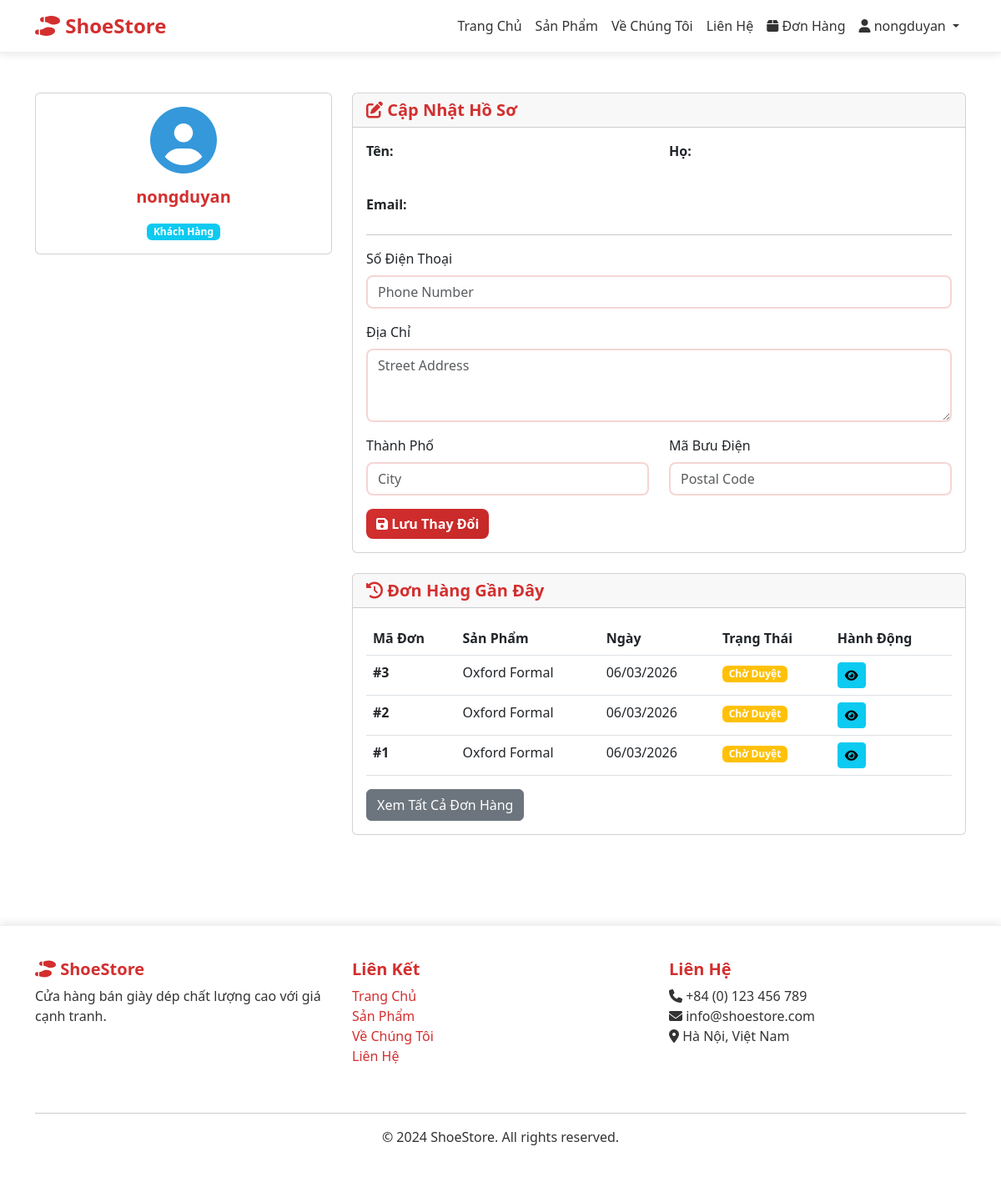
Page /profile/ (signed in) on the committed database.
### store/models.py (models this page shows, shortened)
class UserProfile(models.Model):
    user = models.OneToOneField(User, on_delete=models.CASCADE, related_name='profile')
    phone = models.CharField(max_length=20, blank=True)
    address = models.TextField(blank=True)
    city = models.CharField(max_length=100, blank=True)
    postal_code = models.CharField(max_length=20, blank=True)
    user_type = models.CharField(max_length=20, choices=USER_TYPE_CHOICES, default='customer')
    is_active = models.BooleanField(default=True)
    created_at = models.DateTimeField(auto_now_add=True)
    updated_at = models.DateTimeField(auto_now=True)
    class Meta:
        ordering = ['user__username']

class Order(models.Model):
    customer = models.ForeignKey(User, on_delete=models.CASCADE, related_name='orders')
    product = models.ForeignKey(Product, on_delete=models.CASCADE, related_name='orders')
    quantity = models.IntegerField(validators=[MinValueValidator(1)])
    total_price = models.DecimalField(max_digits=10, decimal_places=2)
    status = models.CharField(max_length=20, choices=STATUS_CHOICES, default='pending')
    notes = models.TextField(blank=True)
    is_active = models.BooleanField(default=True)
    approved_by = models.ForeignKey(User, on_delete=models.SET_NULL, null=True, blank=True, related_name='approved_orders')
    created_at = models.DateTimeField(auto_now_add=True)
    updated_at = models.DateTimeField(auto_now=True)
    approved_date = models.DateTimeField(null=True, blank=True)
    class Meta:
        ordering = ['-created_at']
        permissions = [
            ("can_approve_order", "Can approve orders"),
            ("can_reject_order", "Can reject orders"),
        ]

class Product(models.Model):
    name = models.CharField(max_length=300)
    description = models.TextField()
    price = models.DecimalField(max_digits=10, decimal_places=2, validators=[MinValueValidator(0)])
    category = models.ForeignKey(Category, on_delete=models.CASCADE, related_name='products')
    shoe_type = models.CharField(max_length=20, choices=SHOE_TYPE_CHOICES)
    size = models.CharField(max_length=10, help_text="e.g., 36, 37, 38...")
    color = models.CharField(max_length=50)
    material = models.CharField(max_length=100)
    brand = models.CharField(max_length=100)
    quantity_in_stock = models.IntegerField(default=0, validators=[MinValueValidator(0)])
    image = models.ImageField(upload_to='products/', blank=True)
    image_alt = models.CharField(max_length=200, blank=True)
    average_rating = models.FloatField(default=0, validators=[MinValueValidator(0)])
    total_reviews = models.IntegerField(default=0)
    is_featured = models.BooleanField(default=False)
    is_active = models.BooleanField(default=True)
    created_at = models.DateTimeField(auto_now_add=True)
    updated_at = models.DateTimeField(auto_now=True)
    class Meta:
        ordering = ['-created_at']
        indexes = [
            models.Index(fields=['name', 'category']),
            models.Index(fields=['price']),
        ]

### store/views.py (the view)
# urls.py: path('profile/', views.user_profile, name='user_profile'),
@login_required
def user_profile(request):
    profile = get_object_or_404(UserProfile, user=request.user)
    if request.method == 'POST':
        form = UserProfileForm(request.POST, instance=profile)
        if form.is_valid():
            form.save()
            messages.success(request, 'Profile updated successfully!')
            return redirect('user_profile')
    else:
        form = UserProfileForm(instance=profile)
    recent_orders = Order.objects.filter(customer=request.user).order_by('-created_at')[:5]
    context = {
        'form': form,
        'profile': profile,
        'recent_orders': recent_orders,
    }
    return render(request, 'store/user_profile.html', context)

### store/forms.py
class UserProfileForm(forms.ModelForm):
    class Meta:
        model = UserProfile
        fields = ['phone', 'address', 'city', 'postal_code']
        widgets = {
            'phone': forms.TextInput(attrs={'class': 'form-control', 'placeholder': 'Phone Number'}),
            'address': forms.Textarea(attrs={'class': 'form-control', 'rows': 3, 'placeholder': 'Street Address'}),
            'city': forms.TextInput(attrs={'class': 'form-control', 'placeholder': 'City'}),
            'postal_code': forms.TextInput(attrs={'class': 'form-control', 'placeholder': 'Postal Code'}),
        }

### store/templates/store/user_profile.html (shortened to what this page needs)
{% extends 'store/base.html' %}
{% load crispy_forms_tags %}
{% block content %}
<div class="container py-5">
    <div class="row">
        <div class="col-md-4 mb-4">
            <div class="card">
                <div class="card-body text-center">
                    <div class="mb-3">
                        <i class="fas fa-user-circle" style="font-size: 5rem; color: #3498db;"></i>
                    </div>
                    <h5>{{ user.get_full_name|default:user.username }}</h5>
                    <div class="badge bg-info">
                        {% if profile.user_type == 'admin' %}
                        Quản Trị Viên
                        {% else %}
                        Khách Hàng
                        {% endif %}
                    </div>
                </div>
            </div>
        </div>
        <div class="col-md-8">
            <div class="card mb-4">
                <div class="card-header">
                    <h5 class="mb-0">
                        <i class="fas fa-edit"></i> Cập Nhật Hồ Sơ
                    </h5>
                </div>
                <div class="card-body">
                    <form method="post" action="">
                        <div class="row mb-3">
                            <div class="col-md-6">
                                <label class="form-label"><strong>Tên:</strong></label>
                            </div>
                            <div class="col-md-6">
                                <label class="form-label"><strong>Họ:</strong></label>
                            </div>
                        </div>
                        <div class="mb-3">
                            <label class="form-label"><strong>Email:</strong></label>
                        </div>
                        <hr>
                        <div class="mb-3">
                            <label for="id_phone" class="form-label">Số Điện Thoại</label>
                            {{ form.phone }}
                        </div>
                        <div class="mb-3">
                            <label for="id_address" class="form-label">Địa Chỉ</label>
                            {{ form.address }}
                        </div>
                        <div class="row mb-3">
                            <div class="col-md-6">
                                <label for="id_city" class="form-label">Thành Phố</label>
                                {{ form.city }}
                            </div>
                            <div class="col-md-6">
                                <label for="id_postal_code" class="form-label">Mã Bưu Điện</label>
                                {{ form.postal_code }}
                            </div>
                        </div>
                        <button type="submit" class="btn btn-primary">
                            <i class="fas fa-save"></i> Lưu Thay Đổi
                        </button>
                    </form>
                </div>
            </div>
            <div class="card">
                <div class="card-header">
                    <h5 class="mb-0">
                        <i class="fas fa-history"></i> Đơn Hàng Gần Đây
                    </h5>
                </div>
                <div class="card-body">
                    {% if recent_orders %}
                    <div class="table-responsive">
                        <table class="table table-hover">
                            <thead>
                                <tr>
                                    <th>Mã Đơn</th>
                                    <th>Sản Phẩm</th>
                                    <th>Ngày</th>
                                    <th>Trạng Thái</th>
                                    <th>Hành Động</th>
                                </tr>
                            </thead>
                            <tbody>
                                {% for order in recent_orders %}
                                <tr>
                                    <td><strong>#{{ order.id }}</strong></td>
                                    <td>{{ order.product.name }}</td>
                                    <td>{{ order.created_at|date:"d/m/Y" }}</td>
                                    <td>
                                        {% if order.status == 'pending' %}
                                        <span class="badge bg-warning">Chờ Duyệt</span>
                                        {% elif order.status == 'approved' %}
                                        <span class="badge bg-success">Đã Duyệt</span>
                                        {% else %}
                                        <span class="badge bg-danger">Bị Từ Chối</span>
                                        {% endif %}
                                    </td>
                                    <td>
                                        <a href="{% url 'order_detail' order.pk %}" class="btn btn-sm btn-info">
                                            <i class="fas fa-eye"></i>
                                        </a>
                                    </td>
                                </tr>
                                {% endfor %}
                            </tbody>
                        </table>
                    </div>
                    <a href="{% url 'order_list' %}" class="btn btn-secondary">
                        Xem Tất Cả Đơn Hàng
                    </a>
                    {% else %}
                    <p class="text-muted">Chưa có đơn hàng nào</p>
                    {% endif %}
                </div>
            </div>
        </div>
    </div>
</div>
{% endblock %}

### store/templates/store/base.html (shortened to what this page needs)
<!DOCTYPE html>
<html lang="vi">
<head>
    <link href="https://cdn.jsdelivr.net/npm/bootstrap@5.3.0/dist/css/bootstrap.min.css" rel="stylesheet">
    <link rel="stylesheet" href="https://cdnjs.cloudflare.com/ajax/libs/font-awesome/6.4.0/css/all.min.css">
</head>
<body>
    <nav class="navbar navbar-expand-lg navbar-dark sticky-top">
        <div class="container">
            <a class="navbar-brand" href="{% url 'home' %}">
                <i class="fas fa-shoe-prints"></i> ShoeStore
            </a>
            <div class="collapse navbar-collapse" id="navbarNav">
                <ul class="navbar-nav ms-auto">
                    <li class="nav-item">
                        <a class="nav-link" href="{% url 'home' %}">Trang Chủ</a>
                    </li>
                    <li class="nav-item">
                        <a class="nav-link" href="{% url 'product_list' %}">Sản Phẩm</a>
                    </li>
                    <li class="nav-item">
                        <a class="nav-link" href="{% url 'about' %}">Về Chúng Tôi</a>
                    </li>
                    <li class="nav-item">
                        <a class="nav-link" href="{% url 'contact' %}">Liên Hệ</a>
                    </li>
                    {% if user.is_authenticated %}
                        <li class="nav-item">
                            <a class="nav-link" href="{% url 'order_list' %}">
                                <i class="fas fa-box"></i> Đơn Hàng
                            </a>
                        </li>
                        <li class="nav-item dropdown">
                            <a class="nav-link dropdown-toggle" href="#" id="userDropdown" role="button" data-bs-toggle="dropdown">
                                <i class="fas fa-user"></i> {{ user.first_name|default:user.username }}
                            </a>
                        </li>
                    {% endif %}
                </ul>
            </div>
        </div>
    </nav>
    <main>
        {% block content %}{% endblock %}
    </main>
    <footer>
        <div class="container">
            <div class="row">
                <div class="col-md-4 mb-4">
                    <h5><i class="fas fa-shoe-prints"></i> ShoeStore</h5>
                    <p>Cửa hàng bán giày dép chất lượng cao với giá cạnh tranh.</p>
                </div>
                <div class="col-md-4 mb-4">
                    <h5>Liên Kết</h5>
                    <ul class="list-unstyled">
                        <li><a href="{% url 'home' %}">Trang Chủ</a></li>
                        <li><a href="{% url 'product_list' %}">Sản Phẩm</a></li>
                        <li><a href="{% url 'about' %}">Về Chúng Tôi</a></li>
                        <li><a href="{% url 'contact' %}">Liên Hệ</a></li>
                    </ul>
                </div>
                <div class="col-md-4 mb-4">
                    <h5>Liên Hệ</h5>
                    <p>
                        <i class="fas fa-phone"></i> +84 (0) 123 456 789<br>
                        <i class="fas fa-envelope"></i> info@shoestore.com<br>
                        <i class="fas fa-map-marker-alt"></i> Hà Nội, Việt Nam
                    </p>
                </div>
            </div>
            <hr>
            <div class="text-center">
                <p>&copy; 2024 ShoeStore. All rights reserved.</p>
            </div>
        </div>
    </footer>
</body>
</html>

### store/templates/store/base.html (style rules this page uses)
:root { --primary-color: #667eea; --secondary-color: #764ba2; --accent-color: #f093fb; --success-color: #00d4ff; --light-bg: #f0f4ff; }
body { font-family: 'Segoe UI', Tahoma, Geneva, Verdana, sans-serif; background: #ffffff; color: #333; min-height: 100vh; }
.navbar { background: #ffffff; box-shadow: 0 2px 10px rgba(0, 0, 0, 0.1); border-bottom: 1px solid #f0f0f0; }
.navbar-brand { font-weight: 700; font-size: 1.5rem; color: #d32f2f !important; text-shadow: none; }
.nav-link { color: #333 !important; transition: color 0.3s, text-shadow 0.3s; font-weight: 500; }
.btn-primary { background: linear-gradient(135deg, #d32f2f 0%, #c62828 100%); border: none; border-radius: 8px; font-weight: 600; transition: transform 0.2s, box-shadow 0.2s; }
footer { background: #ffffff; color: #333; padding: 40px 0 20px; margin-top: 60px; box-shadow: 0 -2px 10px rgba(0, 0, 0, 0.1); border-top: 1px solid #f0f0f0; }
footer a { color: #d32f2f; text-decoration: none; transition: color 0.3s; }
.form-control, .form-select { border: 2px solid rgba(211, 47, 47, 0.2); border-radius: 8px; transition: border-color 0.3s, box-shadow 0.3s; background-color: #fff; }
h1, h2, h3, h4, h5, h6 { color: #d32f2f; font-weight: 700; }
a { color: #d32f2f; transition: color 0.3s; }

### rows in the picture
Order: id "3", product.name "Oxford Formal", created_at "06/03/2026", status "Chờ Duyệt"
Order: id "2", product.name "Oxford Formal", created_at "06/03/2026", status "Chờ Duyệt"
Order: id "1", product.name "Oxford Formal", created_at "06/03/2026", status "Chờ Duyệt"

### other values in the picture
{{ user.first_name|default:user.username }} "nongduyan"
{{ user.get_full_name|default:user.username }} "nongduyan"
